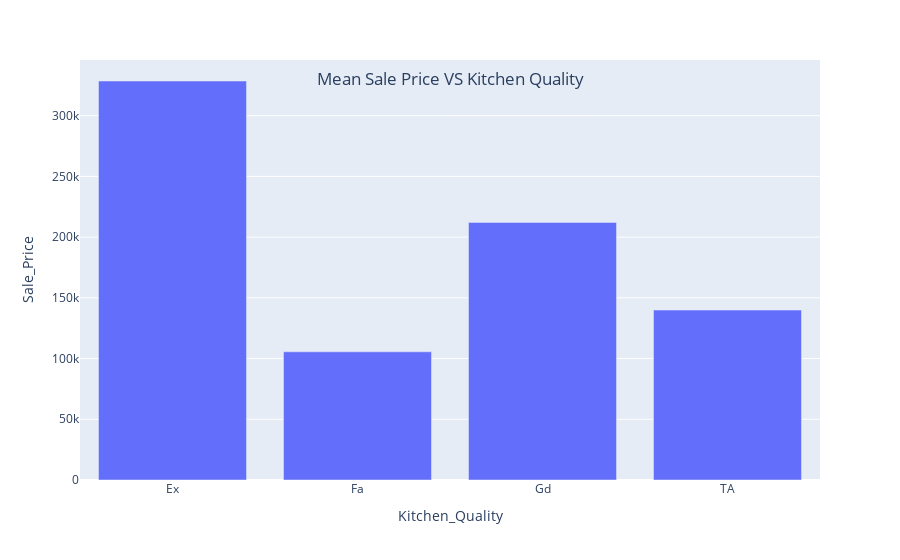

This figure's notebook cell:
### Markdown cell above
- There are houses with high basements (presumably rated Excellent or Good) that sold for a lower price than houses with shorter basements (possibly rated Fair or Poor).
- Similarly, there are houses with Poor or Fair condition basements that sold for a higher price than those with Excellent or Good condition basements.

### Code cell
aggregated_data = new_new_df.groupby(["Kitchen_Quality"])['Sale_Price'].mean().reset_index()

fig = px.bar(aggregated_data, x='Kitchen_Quality', y='Sale_Price')
fig.update_layout(title="Mean Sale Price VS Kitchen Quality", title_x=0.5, title_y=0.87)
fig.show()

### Figure 1 — Plotly figure (JSON) as saved in the notebook; plotly's stock layout.template omitted (floating-point values rounded to 4 significant figures)
{"data": [{"alignmentgroup": "True", "hovertemplate": "Kitchen_Quality=%{x}<br>Sale_Price=%{y}<extra></extra>", "legendgroup": "", "marker": {"color": "#636efa", "pattern": {"shape": ""}}, "name": "", "offsetgroup": "", "orientation": "v", "showlegend": false, "textposition": "auto", "type": "bar", "x": ["Ex", "Fa", "Gd", "TA"], "xaxis": "x", "y": [328600.0, 105600.0, 212100.0, 140000.0], "yaxis": "y"}], "layout": {"autosize": true, "barmode": "relative", "legend": {"tracegroupgap": 0}, "margin": {"t": 60}, "title": {"text": "Mean Sale Price VS Kitchen Quality", "x": 0.5, "y": 0.87}, "xaxis": {"anchor": "y", "autorange": true, "domain": [0, 1], "range": [-0.5, 3.5], "title": {"text": "Kitchen_Quality"}, "type": "category"}, "yaxis": {"anchor": "x", "autorange": true, "domain": [0, 1], "range": [0, 345800.0], "title": {"text": "Sale_Price"}, "type": "linear"}}}
